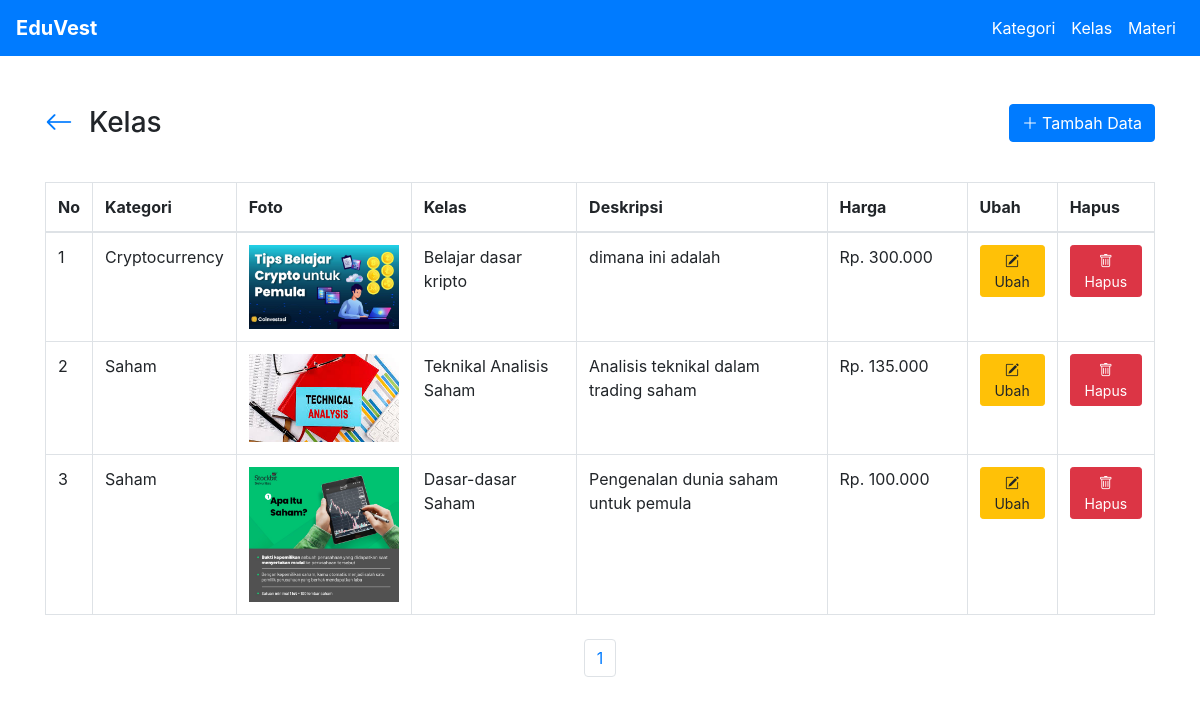
/courses/select.php, run on the app's committed database.
### tables this page shows
CREATE TABLE `courses` (
  `id_course` int(11) NOT NULL,
  `id_category` int(11) NOT NULL,
  `course_name` varchar(255) NOT NULL,
  `course_description` varchar(255) NOT NULL,
  `course_price` double NOT NULL,
  `course_pictures` varchar(255) NOT NULL
);

CREATE TABLE `categories` (
  `id_category` int(11) NOT NULL,
  `category_name` varchar(255) NOT NULL,
  `category_description` varchar(255) DEFAULT NULL
);

### config.php (called while the page is built, shortened)
<?php
    class DB{
        private $host="127.0.0.1";
        private $user="root";
        private $password="";
        private $database="db_eduvest";
        private $koneksi;
        public function __construct()
        {
            $this->koneksi = $this->koneksiDB();
        }
        public function koneksiDB()
        {
            $koneksi=mysqli_connect($this->host,$this->user,$this->password,$this->database);
            return $koneksi;
        }
        public function getALL($sql)
        {
            $result=mysqli_query($this->koneksi,$sql);
            while ($row=mysqli_fetch_assoc($result)) {
                $data[]=$row;
            }
            if (!empty($data)){
                return $data;
            }
        }
        public function rowCOUNT($sql)
        {
            $result=mysqli_query($this->koneksi,$sql);
            $count=mysqli_num_rows($result);
            return $count;
        }
    }
?>

### courses/select.php (the view, shortened to what this page needs)
<?php
    require_once "../config.php";
    $db=new DB;
    $jumlahdata=$db->rowCOUNT("SELECT id_course FROM courses");
    $banyak=5;
    $halaman=ceil($jumlahdata/$banyak);
    if (isset($_GET['p'])) {
            $p=$_GET['p'];
            $mulai=($p * $banyak)-$banyak;
        }else {
            $mulai=0;
        }
    $sql = "SELECT courses.*, categories.category_name
    FROM courses
    JOIN categories ON courses.id_category = categories.id_category
    ORDER BY id_course DESC
    LIMIT $mulai, $banyak";
    $row=$db->getALL($sql);
    $no=1+$mulai;
?>
<!DOCTYPE html>
<html lang="en">
<head>
    <link rel="stylesheet" href="https://cdn.jsdelivr.net/npm/bootstrap@4.6.2/dist/css/bootstrap.min.css">
    <link rel="stylesheet" href="https://cdn.jsdelivr.net/npm/bootstrap-icons@1.10.5/font/bootstrap-icons.css">
</head>
<body>
    <nav class="navbar navbar-expand-lg navbar-dark bg-primary">
        <a class="navbar-brand" href="../"><strong>EduVest</strong></a>
        <div class="collapse navbar-collapse justify-content-end" id="navbarNav">
            <ul class="navbar-nav">
            <li class="nav-item active">
                <a class="nav-link" href="/eduvest/categories/select.php">Kategori</a>
            </li>
            <li class="nav-item active">
                <a class="nav-link" href="/eduvest/courses/select.php">Kelas</a>
            </li>
            <li class="nav-item active">
                <a class="nav-link" href="/eduvest/lessons/select.php">Materi</a>
            </li>
            </ul>
        </div>
    </nav>
    <div class="container">
        <div class="row mt-5">
            <div class="col">
                <div class="d-flex justify-content-between align-items-center mb-3">
                    <div class="d-flex align-items-center">
                        <h3 class="mr-3 m-0">
                            <a href="../" class="text-decoration-none">
                                <i class="bi bi-arrow-left"></i>
                            </a>
                        </h3>
                        <h3 class="mb-0">Kelas</h3>
                    </div>
                    <a class="btn btn-primary" href="/eduvest/courses/add.php" role="button"><i class="bi bi-plus-lg mr-1"></i>Tambah Data</a>
                </div>
            </div>
        </div>
        <div class="table-responsive mt-4">
           <table class="table table-bordered">
                <thead>
                    <tr>
                        <th>No</th>
                        <th>Kategori</th>
                        <th>Foto</th>
                        <th>Kelas</th>
                        <th>Deskripsi</th>
                        <th style="width: 140px;">Harga</th>
                        <th>Ubah</th>
                        <th>Hapus</th>
                    </tr>
                </thead>
                <tbody>
                    <?php foreach ($row as $r): ?>
                        <tr>
                            <td><?php echo $no++?></td>
                            <td><?php echo $r['category_name']?></td>
                            <td><img src="/eduvest/assets/media/<?php echo $r['course_pictures']; ?>" alt="Course Image" style="width: 150px; height: auto; object-fit: cover;"></td>
                            <td><?php echo $r['course_name']?></td>
                            <td><?php echo $r['course_description']?></td>
                            <td><?php echo "Rp. " . number_format($r['course_price'], 0, ',', '.'); ?></td>
                            <td><a href="/eduvest/courses/edit.php?id=<?php echo $r['id_course']?>" class="btn btn-warning btn-sm"><i class="bi bi-pencil-square"></i> Ubah</a></td>
                            <td><a href="/eduvest/courses/delete.php?id=<?php echo $r['id_course']?>" class="btn btn-danger btn-sm" onclick="return confirm('Yakin ingin menghapus data ini?')"><i class="bi bi-trash"></i> Hapus</a></td>
                        </tr>
                    <?php endforeach ?>
                </tbody>
            </table>
            <div class="container text-center mt-4">
                <nav>
                    <ul class="pagination justify-content-center">
                        <?php
                        for ($i = 1; $i <= $halaman; $i++) {
                            $active = (isset($_GET['p']) && $_GET['p'] == $i) ? 'active' : '';
                            echo '
                                <li class="page-item ' . $active . '">
                                    <a class="page-link" href="?f=courses&m=select&p=' . $i . '">' . $i . '</a>
                                </li>
                            ';
                        }
                        ?>
                    </ul>
                </nav>
            </div>
        </div>
    </div>

### data on the page
courses: id_category.category_name "Cryptocurrency", course_pictures (picture), course_name "Belajar dasar kripto", course_description "dimana ini adalah", course_price "300.000"
courses: id_category.category_name "Saham", course_pictures (picture), course_name "Teknikal Analisis Saham", course_description "Analisis teknikal dalam trading saham", course_price "135.000"
courses: id_category.category_name "Saham", course_pictures (picture), course_name "Dasar-dasar Saham", course_description "Pengenalan dunia saham untuk pemula", course_price "100.000"
